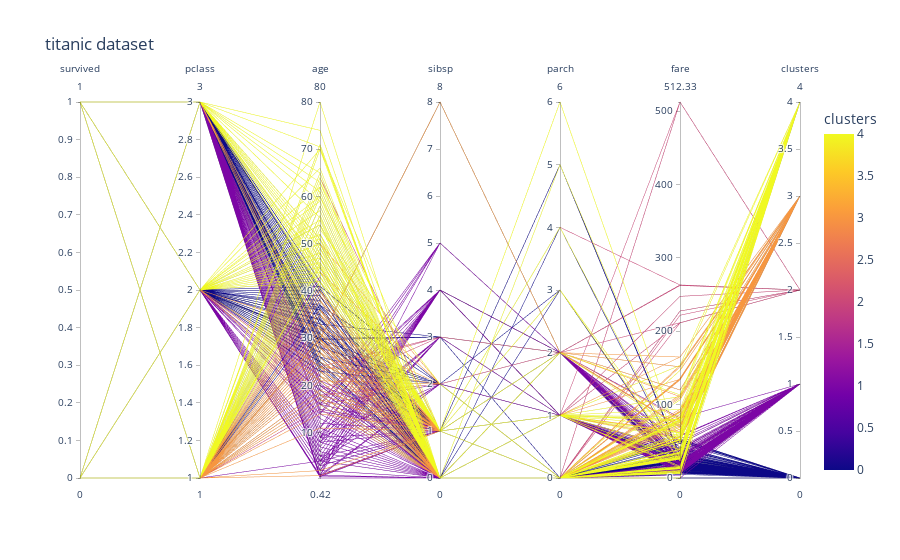

Here is the notebook cell this chart was saved with:
### Code cell
fig = px.parallel_coordinates(df, color='clusters' ,title='titanic dataset')
fig.show()

### Figure 1 — Plotly figure (JSON) as saved in the notebook; plotly's stock layout.template omitted (floating-point values rounded to 4 significant figures; data arrays with more than 128 entries replaced by an {"elided": "..."} marker saying what was removed)
{"data": [{"dimensions": [{"label": "survived", "values": {"elided": "891 int values"}}, {"label": "pclass", "values": {"elided": "891 int values"}}, {"label": "age", "values": {"elided": "891 float values"}}, {"label": "sibsp", "values": {"elided": "891 int values"}}, {"label": "parch", "values": {"elided": "891 int values"}}, {"label": "fare", "values": {"elided": "891 float values"}}, {"label": "clusters", "values": {"elided": "891 int values"}}], "domain": {"x": [0, 1], "y": [0, 1]}, "line": {"color": {"elided": "891 int values"}, "coloraxis": "coloraxis"}, "name": "", "type": "parcoords"}], "layout": {"coloraxis": {"colorbar": {"title": {"text": "clusters"}}, "colorscale": [[0, "#0d0887"], [0.1111, "#46039f"], [0.2222, "#7201a8"], [0.3333, "#9c179e"], [0.4444, "#bd3786"], [0.5556, "#d8576b"], [0.6667, "#ed7953"], [0.7778, "#fb9f3a"], [0.8889, "#fdca26"], [1, "#f0f921"]]}, "legend": {"tracegroupgap": 0}, "title": {"text": "titanic dataset"}}}
